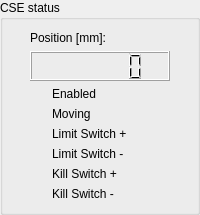
       <widget class="QGroupBox" name="groupBox_2">
        <property name="title">
         <string>CSE status</string>
        </property>
        <layout class="QGridLayout" name="gridLayout_3">
         <item row="0" column="0">
          <widget class="QLabel" name="label_10">
           <property name="sizePolicy">
            <sizepolicy hsizetype="Preferred" vsizetype="Fixed">
             <horstretch>0</horstretch>
             <verstretch>0</verstretch>
            </sizepolicy>
           </property>
           <property name="text">
            <string>Position [mm]:</string>
           </property>
          </widget>
         </item>
         <item row="1" column="0">
          <widget class="QLCDNumber" name="lcd_cse">
           <property name="sizePolicy">
            <sizepolicy hsizetype="Fixed" vsizetype="Maximum">
             <horstretch>0</horstretch>
             <verstretch>0</verstretch>
            </sizepolicy>
           </property>
           <property name="minimumSize">
            <size>
             <width>140</width>
             <height>30</height>
            </size>
           </property>
           <property name="digitCount">
            <number>6</number>
           </property>
          </widget>
         </item>
         <item row="2" column="0">
          <layout class="QGridLayout" name="gridLayout_4">
           <item row="0" column="0">
            <widget class="QLabel" name="lbl_cse_en">
             <property name="enabled">
              <bool>true</bool>
             </property>
             <property name="sizePolicy">
              <sizepolicy hsizetype="Fixed" vsizetype="Fixed">
               <horstretch>0</horstretch>
               <verstretch>0</verstretch>
              </sizepolicy>
             </property>
             <property name="maximumSize">
              <size>
               <width>16</width>
               <height>16</height>
              </size>
             </property>
             <property name="text">
              <string/>
             </property>
             <property name="pixmap">
              <pixmap>../../resources/img/green_led.png</pixmap>
             </property>
             <property name="scaledContents">
              <bool>true</bool>
             </property>
             <property name="wordWrap">
              <bool>false</bool>
             </property>
            </widget>
           </item>
           <item row="0" column="1">
            <widget class="QLabel" name="label_13">
             <property name="text">
              <string>Enabled</string>
             </property>
            </widget>
           </item>
           <item row="1" column="0">
            <widget class="QLabel" name="lbl_cse_moving">
             <property name="enabled">
              <bool>true</bool>
             </property>
             <property name="sizePolicy">
              <sizepolicy hsizetype="Fixed" vsizetype="Fixed">
               <horstretch>0</horstretch>
               <verstretch>0</verstretch>
              </sizepolicy>
             </property>
             <property name="maximumSize">
              <size>
               <width>16</width>
               <height>16</height>
              </size>
             </property>
             <property name="text">
              <string/>
             </property>
             <property name="pixmap">
              <pixmap>../../resources/img/green_led.png</pixmap>
             </property>
             <property name="scaledContents">
              <bool>true</bool>
             </property>
            </widget>
           </item>
           <item row="1" column="1">
            <widget class="QLabel" name="label_14">
             <property name="text">
              <string>Moving</string>
             </property>
            </widget>
           </item>
           <item row="2" column="0">
            <widget class="QLabel" name="lbl_cse_lim_p">
             <property name="enabled">
              <bool>true</bool>
             </property>
             <property name="sizePolicy">
              <sizepolicy hsizetype="Fixed" vsizetype="Fixed">
               <horstretch>0</horstretch>
               <verstretch>0</verstretch>
              </sizepolicy>
             </property>
             <property name="maximumSize">
              <size>
               <width>16</width>
               <height>16</height>
              </size>
             </property>
             <property name="text">
              <string/>
             </property>
             <property name="pixmap">
              <pixmap>../../resources/img/red_led.png</pixmap>
             </property>
             <property name="scaledContents">
              <bool>true</bool>
             </property>
            </widget>
           </item>
           <item row="2" column="1">
            <widget class="QLabel" name="label_15">
             <property name="text">
              <string>Limit Switch +</string>
             </property>
            </widget>
           </item>
           <item row="3" column="0">
            <widget class="QLabel" name="lbl_cse_lim_n">
             <property name="enabled">
              <bool>true</bool>
             </property>
             <property name="sizePolicy">
              <sizepolicy hsizetype="Fixed" vsizetype="Fixed">
               <horstretch>0</horstretch>
               <verstretch>0</verstretch>
              </sizepolicy>
             </property>
             <property name="maximumSize">
              <size>
               <width>16</width>
               <height>16</height>
              </size>
             </property>
             <property name="text">
              <string/>
             </property>
             <property name="pixmap">
              <pixmap>../../resources/img/red_led.png</pixmap>
             </property>
             <property name="scaledContents">
              <bool>true</bool>
             </property>
            </widget>
           </item>
           <item row="3" column="1">
            <widget class="QLabel" name="label_16">
             <property name="text">
              <string>Limit Switch -</string>
             </property>
            </widget>
           </item>
           <item row="4" column="0">
            <widget class="QLabel" name="lbl_cse_kill_p">
             <property name="enabled">
              <bool>true</bool>
             </property>
             <property name="sizePolicy">
              <sizepolicy hsizetype="Fixed" vsizetype="Fixed">
               <horstretch>0</horstretch>
               <verstretch>0</verstretch>
              </sizepolicy>
             </property>
             <property name="maximumSize">
              <size>
               <width>16</width>
               <height>16</height>
              </size>
             </property>
             <property name="text">
              <string/>
             </property>
             <property name="pixmap">
              <pixmap>../../resources/img/red_led.png</pixmap>
             </property>
             <property name="scaledContents">
              <bool>true</bool>
             </property>
            </widget>
           </item>
           <item row="4" column="1">
            <widget class="QLabel" name="label_17">
             <property name="text">
              <string>Kill Switch +</string>
             </property>
            </widget>
           </item>
           <item row="5" column="0">
            <widget class="QLabel" name="lbl_cse_kill_n">
             <property name="enabled">
              <bool>true</bool>
             </property>
             <property name="sizePolicy">
              <sizepolicy hsizetype="Fixed" vsizetype="Fixed">
               <horstretch>0</horstretch>
               <verstretch>0</verstretch>
              </sizepolicy>
             </property>
             <property name="maximumSize">
              <size>
               <width>16</width>
               <height>16</height>
              </size>
             </property>
             <property name="text">
              <string/>
             </property>
             <property name="pixmap">
              <pixmap>../../resources/img/red_led.png</pixmap>
             </property>
             <property name="scaledContents">
              <bool>true</bool>
             </property>
            </widget>
           </item>
           <item row="5" column="1">
            <widget class="QLabel" name="label_18">
             <property name="text">
              <string>Kill Switch -</string>
             </property>
            </widget>
           </item>
          </layout>
         </item>
        </layout>
       </widget>
